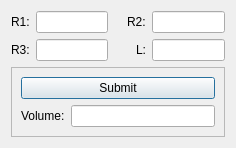
<?xml version="1.0" encoding="UTF-8"?>
<ui version="4.0">
 <class>Dialog</class>
 <widget class="QDialog" name="Dialog">
  <property name="geometry">
   <rect>
    <x>0</x>
    <y>0</y>
    <width>236</width>
    <height>143</height>
   </rect>
  </property>
  <property name="windowTitle">
   <string>Calculator</string>
  </property>
  <layout class="QGridLayout" name="gridLayout" rowstretch="1,0,0" columnstretch="0,0,0,0,0">
   <item row="0" column="1">
    <widget class="QLineEdit" name="r1Edit"/>
   </item>
   <item row="0" column="3">
    <widget class="QLabel" name="label_3">
     <property name="text">
      <string>R2:</string>
     </property>
    </widget>
   </item>
   <item row="0" column="2">
    <widget class="QLabel" name="videoLabel">
     <property name="text">
      <string/>
     </property>
    </widget>
   </item>
   <item row="0" column="4">
    <widget class="QLineEdit" name="r2Edit"/>
   </item>
   <item row="1" column="3">
    <widget class="QLabel" name="label_4">
     <property name="text">
      <string>L:</string>
     </property>
     <property name="alignment">
      <set>Qt::AlignRight|Qt::AlignTrailing|Qt::AlignVCenter</set>
     </property>
    </widget>
   </item>
   <item row="0" column="0">
    <widget class="QLabel" name="label_2">
     <property name="text">
      <string>R1:</string>
     </property>
    </widget>
   </item>
   <item row="1" column="1">
    <widget class="QLineEdit" name="r3Edit"/>
   </item>
   <item row="1" column="0">
    <widget class="QLabel" name="label">
     <property name="text">
      <string>R3:</string>
     </property>
    </widget>
   </item>
   <item row="1" column="4">
    <widget class="QLineEdit" name="lEdit"/>
   </item>
   <item row="2" column="0" colspan="5">
    <widget class="QFrame" name="frame">
     <property name="frameShape">
      <enum>QFrame::StyledPanel</enum>
     </property>
     <property name="frameShadow">
      <enum>QFrame::Raised</enum>
     </property>
     <layout class="QGridLayout" name="gridLayout_2">
      <item row="1" column="2">
       <widget class="QLineEdit" name="volumeEdit">
        <property name="focusPolicy">
         <enum>Qt::NoFocus</enum>
        </property>
       </widget>
      </item>
      <item row="1" column="1">
       <widget class="QLabel" name="label_5">
        <property name="text">
         <string>Volume:</string>
        </property>
       </widget>
      </item>
      <item row="0" column="1" colspan="2">
       <widget class="QPushButton" name="submitButton">
        <property name="text">
         <string>Submit</string>
        </property>
       </widget>
      </item>
     </layout>
    </widget>
   </item>
  </layout>
 </widget>
 <resources/>
 <connections/>
</ui>
